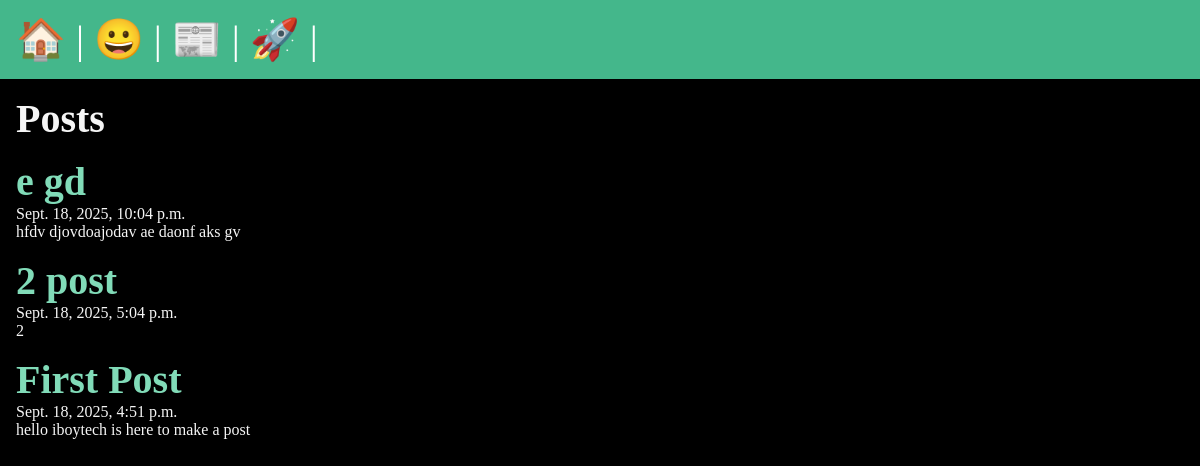
The app's page /posts/, older data.
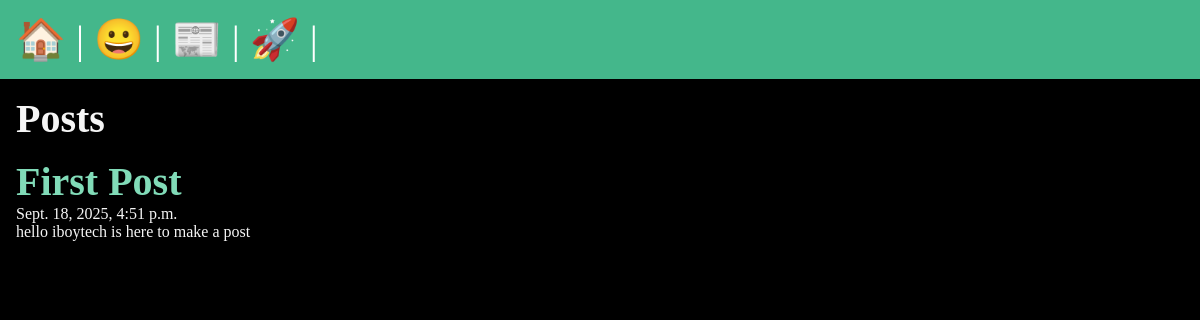
The same page, newer data.
### posts/models.py (models this page shows, shortened)
class Post(models.Model):
    title = models.CharField(max_length=200)
    slug = models.SlugField(unique=True)
    content = models.TextField()
    created_at = models.DateTimeField(auto_now_add=True)
    updated_at = models.DateTimeField(auto_now=True)
    published = models.BooleanField(default=True)
    author = models.CharField(max_length=100)
    category = models.CharField(max_length=100)
    tags = models.CharField(max_length=200)
    banner = models.ImageField(upload_to='image.png', null=True, blank=True)

### posts/views.py (the view)
def post_list(request):
    posts = Post.objects.all().order_by('-created_at');
    return render(request, 'posts/post_list.html', {'posts': posts})

### posts/templates/posts/post_list.html (shortened to what this page needs)
{% extends 'layout.html' %}
{% block content %}
    <section>
    <h1>Posts</h1>
    {% for post in posts %}
        <article class="post">
            <h2>
                <a href="{%  url 'posts:page' slug=post.slug %}">
                    {{ post.title }}
                </a>
            </h2>
            <p>{{ post.created_at }}</p>
            <p>{{ post.content }}</p>
        </article>
    {% endfor %}
</section>
{% endblock %}

### templates/layout.html (shortened to what this page needs)
<!DOCTYPE html>
{% load static %}
<html lang="en">
<head>
    <link rel="stylesheet" href="{% static 'css/style.css' %}">
</head>
<body>
    <nav>
        <a href="/">
            <span role="img" aria-label="Home" title="Home">🏠</span>
        </a> |
        <a href="/about">
            <span role="img" aria-label="About" title="About">😀</span>
        </a> |
        <a href="{% url 'posts:list' %}">
            <span role="img" aria-label="Posts" title="Posts">📰</span>
        </a> |
            <a href="{% url 'register:register' %}">
                <span role="img" aria-label="User Registration" title="User Registration">🚀</span>
            </a> |
    </nav>
    <main>
        {% block content %}
        {% endblock %}
    </main>
</body>
</html>

### static/css/style.css (style rules this page uses)
* { margin: 0; padding: 0; box-sizing: border-box; }
body { min-height: 100vh; background-color: black; color: whitesmoke; font-size: 3rem; }
nav { padding: 1rem; background-color: #44B78B; color: white; font-size: 2.5rem; }
main { padding: 1rem; }
section { display: flex; flex-flow: column; gap: 1rem; }
h1, h2 { font-size: 2.5rem; }
p { font-size: 1rem; }
a { text-decoration: none; color: #81dbb8; }

Row changes from the older to the newer data that the page shows:
removed Post: title "e gd", created_at "Sept. 18, 2025, 10:04 p.m.", content "hfdv djovdoajodav ae daonf aks gv"
removed Post: title "2 post", created_at "Sept. 18, 2025, 5:04 p.m.", content "2"
